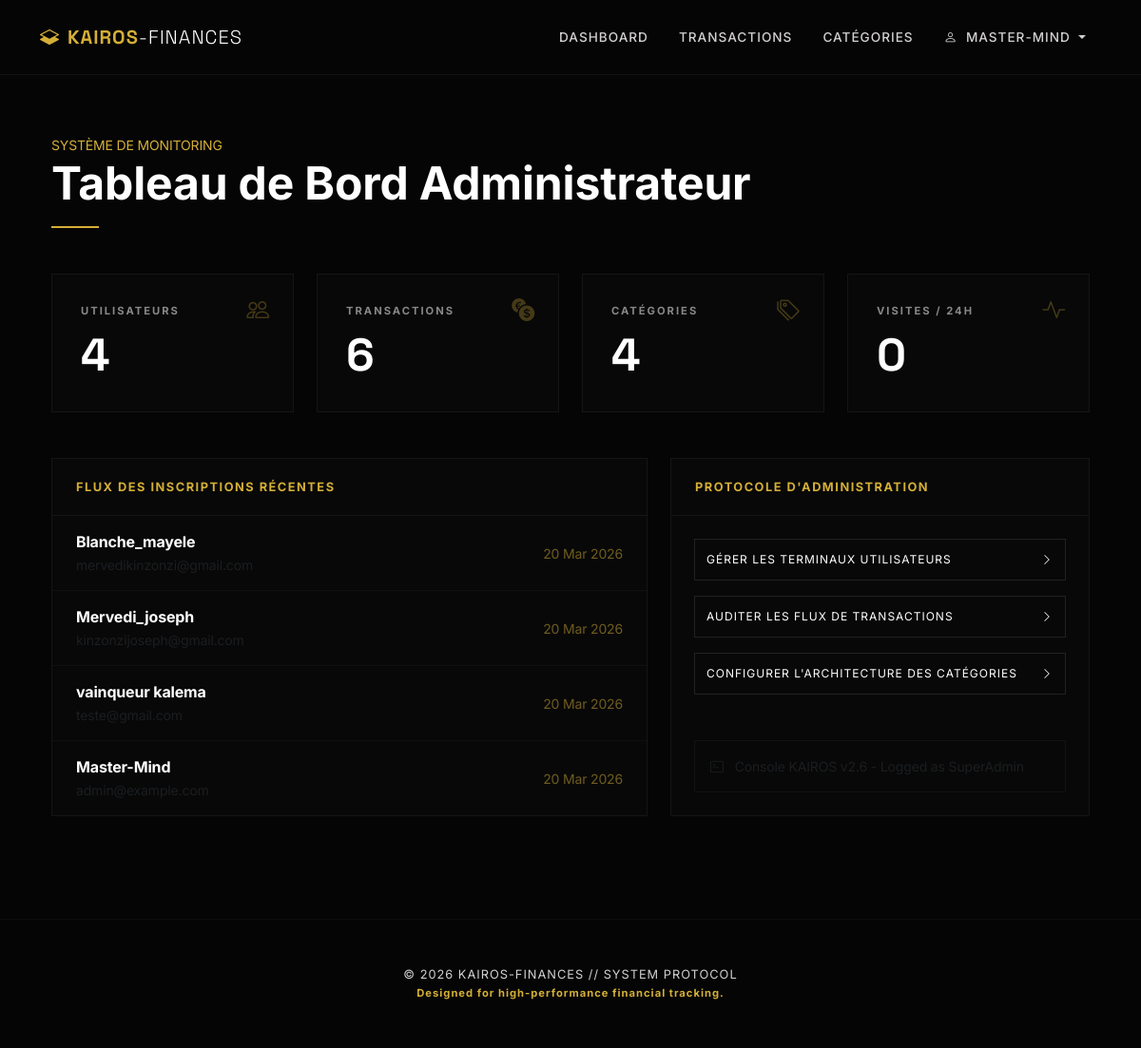
/admin/dashboard (signed in), run on an earlier commit of the app's database.
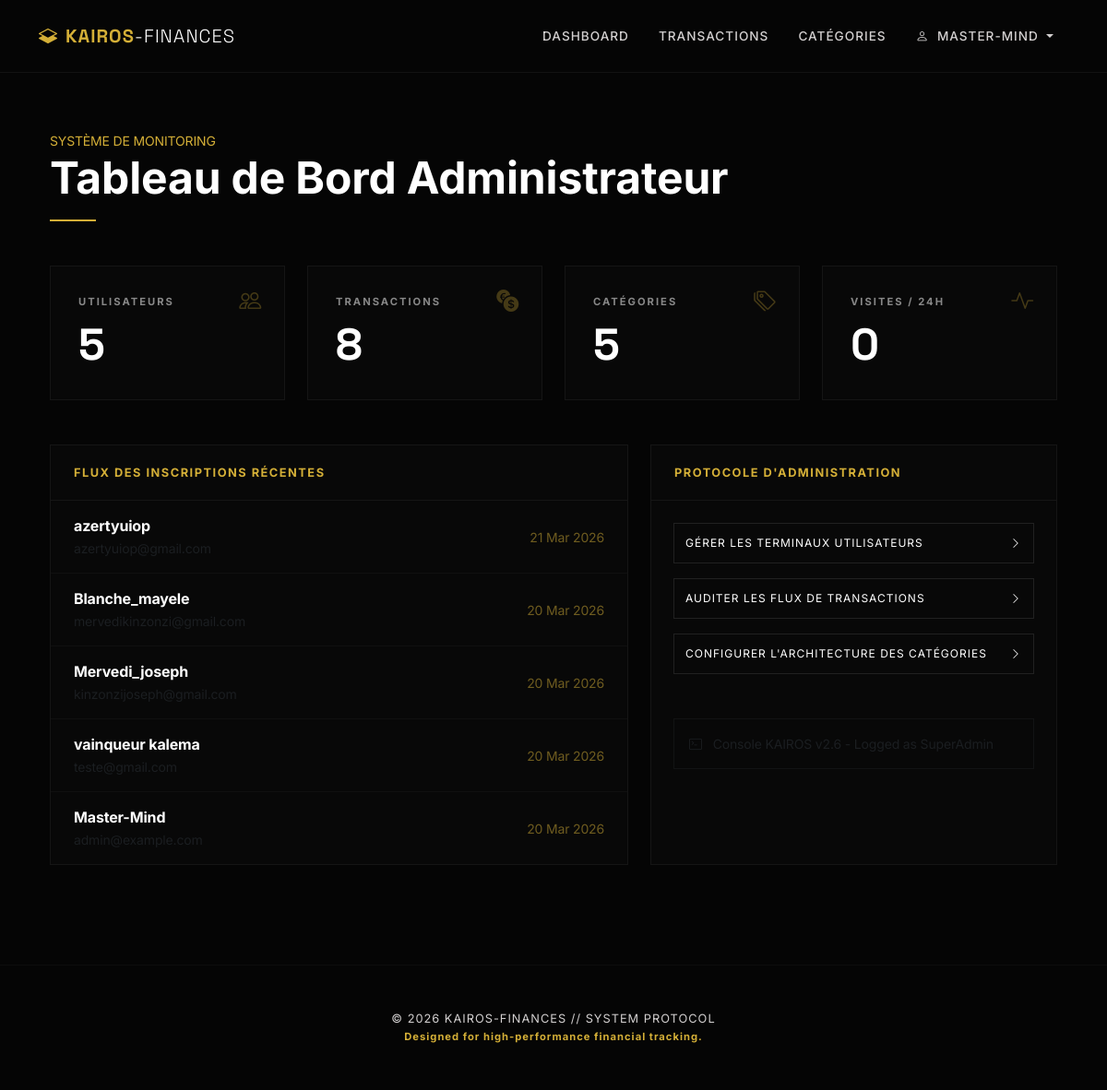
And on a later commit of the database.
### app/models.py (models this page shows, shortened)
class User(UserMixin, db.Model):
    __tablename__ = 'user'
    id = db.Column(db.Integer, primary_key=True)
    username = db.Column(db.String(80), unique=True, nullable=False)
    email = db.Column(db.String(120), unique=True, nullable=False)
    password_hash = db.Column(db.String(128))
    currency = db.Column(db.String(3), nullable=False, default='EUR')
    is_admin = db.Column(db.Boolean, default=False)
    date_created = db.Column(db.DateTime, default=datetime.utcnow)
    transactions = db.relationship('Transaction', backref='user', lazy='dynamic')
    categories = db.relationship('Category', backref='owner', lazy='dynamic')

### app/admin.py (the view)
@bp.route('/dashboard')
@login_required
@admin_required
def dashboard():
    users_count = User.query.count()
    transactions_count = Transaction.query.count()
    categories_count = Category.query.count()
    today = datetime.now().date()
    visitors_today = 0  # À implémenter avec un compteur de visites (optionnel)
    recent_users = User.query.order_by(User.id.desc()).limit(5).all()
    return render_template('admin/dashboard.html',
                           users_count=users_count,
                           transactions_count=transactions_count,
                           categories_count=categories_count,
                           visitors_today=visitors_today,
                           recent_users=recent_users)

### app/admin.py (called while the page is built)
def admin_required(f):
    @wraps(f)
    def decorated_function(*args, **kwargs):
        if not current_user.is_authenticated or not current_user.is_admin:
            flash('Accès réservé aux administrateurs.', 'danger')
            return redirect(url_for('main.index'))
        return f(*args, **kwargs)
    return decorated_function

### app/templates/admin/dashboard.html (shortened to what the changed rows need)
{% extends 'base.html' %}
{% block content %}
<div class="container dashboard-container">
    <div class="mb-5 animate__animated animate__fadeIn">
        <h1 class="display-5 text-white fw-bold mb-3">Tableau de Bord Administrateur</h1>
    </div>
    <div class="row g-4 mb-5">
        <div class="col-md-3">
            <div class="stat-card animate__animated animate__fadeInUp">
                <i class="bi bi-people stat-icon"></i>
                <div class="stat-label">Utilisateurs</div>
                <div class="stat-value display-5">{{ users_count }}</div>
            </div>
        </div>
        <div class="col-md-3">
            <div class="stat-card animate__animated animate__fadeInUp" style="animation-delay: 0.1s;">
                <i class="bi bi-currency-exchange stat-icon"></i>
                <div class="stat-label">Transactions</div>
                <div class="stat-value display-5">{{ transactions_count }}</div>
            </div>
        </div>
        <div class="col-md-3">
            <div class="stat-card animate__animated animate__fadeInUp" style="animation-delay: 0.2s;">
                <i class="bi bi-tags stat-icon"></i>
                <div class="stat-label">Catégories</div>
                <div class="stat-value display-5">{{ categories_count }}</div>
            </div>
        </div>
    </div>
    <div class="row g-4">
        <div class="col-md-7">
            <div class="admin-card animate__animated animate__fadeInLeft">
                <div class="card-body p-0">
                    <ul class="list-group list-group-flush">
                        {% for user in recent_users %}
                        <li class="list-group-item d-flex justify-content-between align-items-center">
                            <div>
                                <span class="text-white fw-bold d-block">{{ user.username }}</span>
                                <span class="text-muted small">{{ user.email }}</span>
                            </div>
                            <span class="text-gold opacity-50 small">{{ user.date_created.strftime('%d %b %Y') }}</span>
                        </li>
                        {% endfor %}
                    </ul>
                </div>
            </div>
        </div>
    </div>
</div>
{% endblock %}

### app/templates/base.html (shortened to what this page needs)
<!DOCTYPE html>
<html lang="fr">
<head>
    <link href="https://cdn.jsdelivr.net/npm/bootstrap@5.3.0/dist/css/bootstrap.min.css" rel="stylesheet">
    <link rel="stylesheet" href="https://cdn.jsdelivr.net/npm/bootstrap-icons@1.11.3/font/bootstrap-icons.min.css">
</head>
<body>
    <nav class="navbar navbar-expand-lg navbar-dark fixed-top">
        <div class="container">
            <a class="navbar-brand" href="{{ url_for('main.index') }}">
                <i class="bi bi-layers-half me-2"></i>KAIROS<span class="fw-light text-white">-FINANCES</span>
            </a>
            <div class="collapse navbar-collapse" id="navbarNav">
                <ul class="navbar-nav ms-auto">
                    {% if current_user.is_authenticated %}
                        <li class="nav-item">
                            <a class="nav-link" href="{{ url_for('main.dashboard') }}">Dashboard</a>
                        </li>
                        <li class="nav-item">
                            <a class="nav-link" href="{{ url_for('transactions.list_transactions') }}">Transactions</a>
                        </li>
                        <li class="nav-item">
                            <a class="nav-link" href="{{ url_for('transactions.list_categories') }}">Catégories</a>
                        </li>
                        <li class="nav-item dropdown">
                            <a class="nav-link dropdown-toggle" href="#" id="profileDrop" role="button" data-bs-toggle="dropdown">
                                <i class="bi bi-person me-1"></i> {{ current_user.username }}
                            </a>
                        </li>
                    {% endif %}
                </ul>
            </div>
        </div>
    </nav>
    <main>
        <div class="container">
            {% block content %}{% endblock %}
        </div>
    </main>
    <footer class="py-5 mt-5">
        <div class="container text-center">
            <p class="mb-0 text-uppercase">&copy; 2026 KAIROS-FINANCES // SYSTEM PROTOCOL</p>
            <small class="text-gold fw-bold">Designed for high-performance financial tracking.</small>
        </div>
    </footer>
</body>
</html>

What changed in the data, as far as the page shows it:
added User: username "azertyuiop", email "azertyuiop@gmail.com", date_created "21 Mar 2026"
Also different on the page:
{{ users_count }}: "4" → "5"
{{ transactions_count }}: "6" → "8"
{{ categories_count }}: "4" → "5"
